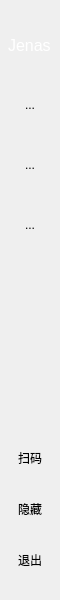
    <widget class="QWidget" name="verticalWidget_1" native="true">
     <property name="minimumSize">
      <size>
       <width>60</width>
       <height>600</height>
      </size>
     </property>
     <property name="maximumSize">
      <size>
       <width>60</width>
       <height>600</height>
      </size>
     </property>
     <property name="styleSheet">
      <string notr="true">QWidget#verticalWidget_1{
background-color: rgb(67, 67, 67);
border-top-left-radius:12px;
border-bottom-left-radius:12px;
}
QLabel#label_name{
font: 12pt;
color:#FFFFFF;
padding:0px 0px 0px 4px;
}
QLabel#label_name:hover,QLabel#label_name:presse{
background-color:rgb(160, 160, 160);
}
QToolButton{
border-style:solid;
border-width:0px 0px 0px 0px;
padding:15px;
}
QToolButton:hover{
background-color:rgb(160, 160, 160);
}
QToolButton:checked{
background-color: rgb(180, 180, 180);
}
</string>
     </property>
     <layout class="QVBoxLayout" name="verticalLayout_1">
      <property name="spacing">
       <number>0</number>
      </property>
      <property name="leftMargin">
       <number>0</number>
      </property>
      <property name="topMargin">
       <number>15</number>
      </property>
      <property name="rightMargin">
       <number>0</number>
      </property>
      <property name="bottomMargin">
       <number>15</number>
      </property>
      <item alignment="Qt::AlignHCenter|Qt::AlignVCenter">
       <widget class="QLabel" name="label_name">
        <property name="sizePolicy">
         <sizepolicy hsizetype="Fixed" vsizetype="Fixed">
          <horstretch>0</horstretch>
          <verstretch>0</verstretch>
         </sizepolicy>
        </property>
        <property name="minimumSize">
         <size>
          <width>60</width>
          <height>60</height>
         </size>
        </property>
        <property name="sizeIncrement">
         <size>
          <width>40</width>
          <height>40</height>
         </size>
        </property>
        <property name="text">
         <string>Jenas</string>
        </property>
       </widget>
      </item>
      <item>
       <widget class="QToolButton" name="toolButton_11friend">
        <property name="sizePolicy">
         <sizepolicy hsizetype="Fixed" vsizetype="Fixed">
          <horstretch>0</horstretch>
          <verstretch>0</verstretch>
         </sizepolicy>
        </property>
        <property name="minimumSize">
         <size>
          <width>60</width>
          <height>60</height>
         </size>
        </property>
        <property name="maximumSize">
         <size>
          <width>60</width>
          <height>60</height>
         </size>
        </property>
        <property name="text">
         <string>...</string>
        </property>
        <property name="icon">
         <iconset resource="img.qrc">
          <normaloff>:/img/images/好友列表.png</normaloff>:/img/images/好友列表.png</iconset>
        </property>
        <property name="iconSize">
         <size>
          <width>30</width>
          <height>30</height>
         </size>
        </property>
        <property name="checkable">
         <bool>true</bool>
        </property>
        <attribute name="buttonGroup">
         <string notr="true">buttonGroup_left</string>
        </attribute>
       </widget>
      </item>
      <item>
       <widget class="QToolButton" name="toolButton_12chatroom">
        <property name="minimumSize">
         <size>
          <width>60</width>
          <height>60</height>
         </size>
        </property>
        <property name="maximumSize">
         <size>
          <width>60</width>
          <height>60</height>
         </size>
        </property>
        <property name="text">
         <string>...</string>
        </property>
        <property name="icon">
         <iconset resource="img.qrc">
          <normaloff>:/img/images/群聊.png</normaloff>:/img/images/群聊.png</iconset>
        </property>
        <property name="iconSize">
         <size>
          <width>30</width>
          <height>30</height>
         </size>
        </property>
        <property name="checkable">
         <bool>true</bool>
        </property>
        <attribute name="buttonGroup">
         <string notr="true">buttonGroup_left</string>
        </attribute>
       </widget>
      </item>
      <item>
       <widget class="QToolButton" name="toolButton_13more">
        <property name="minimumSize">
         <size>
          <width>60</width>
          <height>60</height>
         </size>
        </property>
        <property name="maximumSize">
         <size>
          <width>60</width>
          <height>60</height>
         </size>
        </property>
        <property name="text">
         <string>...</string>
        </property>
        <property name="icon">
         <iconset resource="img.qrc">
          <normaloff>:/img/images/功能管理.png</normaloff>:/img/images/功能管理.png</iconset>
        </property>
        <property name="iconSize">
         <size>
          <width>30</width>
          <height>30</height>
         </size>
        </property>
        <property name="checkable">
         <bool>true</bool>
        </property>
        <attribute name="buttonGroup">
         <string notr="true">buttonGroup_left</string>
        </attribute>
       </widget>
      </item>
      <item>
       <spacer name="verticalSpacer">
        <property name="orientation">
         <enum>Qt::Vertical</enum>
        </property>
        <property name="sizeType">
         <enum>QSizePolicy::Fixed</enum>
        </property>
        <property name="sizeHint" stdset="0">
         <size>
          <width>60</width>
          <height>300</height>
         </size>
        </property>
       </spacer>
      </item>
      <item>
       <widget class="QToolButton" name="toolButton_18login">
        <property name="text">
         <string>扫码</string>
        </property>
        <property name="icon">
         <iconset resource="img.qrc">
          <normaloff>:/img/images/扫码.png</normaloff>:/img/images/扫码.png</iconset>
        </property>
        <property name="iconSize">
         <size>
          <width>30</width>
          <height>30</height>
         </size>
        </property>
        <property name="toolButtonStyle">
         <enum>Qt::ToolButtonIconOnly</enum>
        </property>
       </widget>
      </item>
      <item>
       <widget class="QToolButton" name="toolButton_17hide">
        <property name="text">
         <string>隐藏</string>
        </property>
        <property name="icon">
         <iconset>
          <normaloff>:/img/images/隐藏图层.png</normaloff>:/img/images/隐藏图层.png</iconset>
        </property>
        <property name="iconSize">
         <size>
          <width>30</width>
          <height>30</height>
         </size>
        </property>
       </widget>
      </item>
      <item>
       <widget class="QToolButton" name="toolButton_19logout">
        <property name="text">
         <string>退出</string>
        </property>
        <property name="icon">
         <iconset resource="img.qrc">
          <normaloff>:/img/images/登出.png</normaloff>:/img/images/登出.png</iconset>
        </property>
        <property name="iconSize">
         <size>
          <width>30</width>
          <height>30</height>
         </size>
        </property>
       </widget>
      </item>
     </layout>
    </widget>
